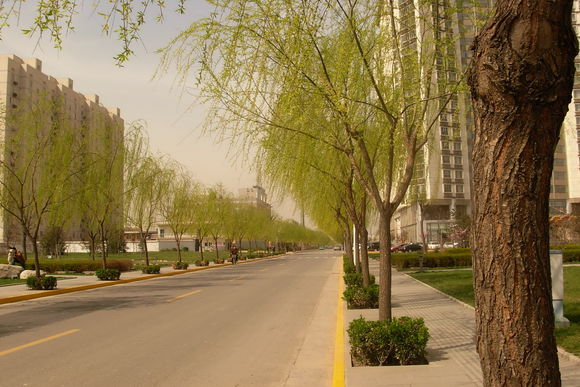
#> input picture datas/road.jpg, 580 x 387 px
$ jupyter execute '3.2图像白平衡.ipynb'   (shell and % lines are left out)   (older library calls are emulated)
#> lines starting #> are read from the running program, lines starting #| are printed output that depends on the picture; after the words box and inside, x2 and y2 are one past the last pixel; in counts of white or black regions, pixels touching at a corner belong together
# 图像白平衡

彩色相机内部有三个CCD电子耦合元件，分别用来感受红绿蓝三中颜色的光线，默认情况下，三个颜色的感光电路信号的放大比例是1:1:1的。在理想的拍摄环境下，纯白色的RGB分量按照1:1:1的比例放大之后，得到的是没有偏色的白色，当在非理想的环境光条件下，白色成像出来的效果会偏向环境光的颜色，而不是纯白色。

相机的自动白平衡就是要通过改变RGB感光电路信号的放大比例，让受环境光影响的白色还原成纯白色，保证在各种光线条件下，成像色彩跟物体真实的色彩保持一致。

常用的一种自动白平衡算法是灰度世界法，它假设对于一副色彩丰富的图像，图像上RGB三个分量的平均值趋于同一个灰度值，一般取这个灰度值的大小为RGB三分量的平均值。

[cell 1]
#coding:utf-8
import numpy as np
import cv2
import matplotlib.pyplot as plt
import pandas as pd
from pandas import DataFrame
from scipy.misc import imread, imresize, imsave

[cell 2]
src = cv2.cvtColor(cv2.imread('../datas/road.jpg'),cv2.COLOR_BGR2RGB)
gray = cv2.cvtColor(src,cv2.COLOR_RGB2GRAY)
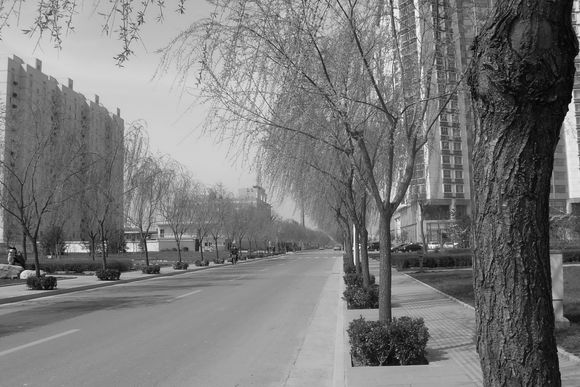
#> gray: shape (387, 580); min 1, max 249, mean 122.1

[cell 3]
def white_blance(src):
    rgb = src.astype(np.float32)
    r = rgb[:,:,0]
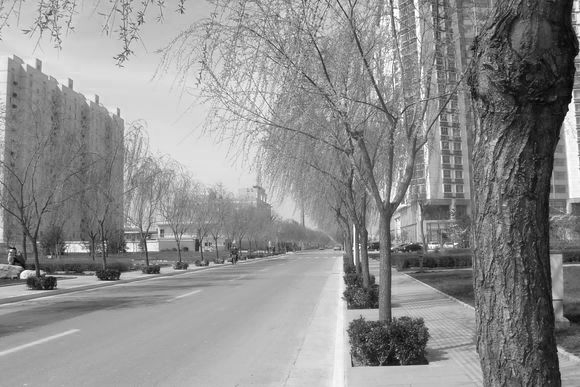
#> r: shape (387, 580) float32; min 0, max 255, mean 142.3
    g = rgb[:,:,1]
    b = rgb[:,:,2]
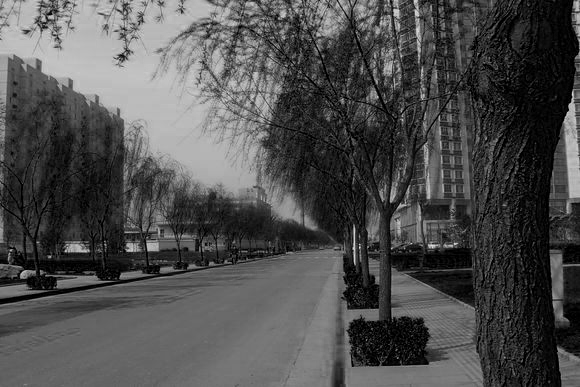
#> b: shape (387, 580) float32; min 0, max 225, mean 78.4

    mean_r,mean_g,mean_b = np.mean(r),np.mean(g),np.mean(b)
#> mean_r = 142.3; mean_g = 120.3; mean_b = 78.36

    eps = 1.0e-6
    # 调整RGB分量增益
    sum_rgb = mean_r + mean_g + mean_b
#> sum_rgb = 341
    kr = sum_rgb / (3 * mean_r + eps)
#> kr = 0.799
    kg = sum_rgb / (3 * mean_g + eps)
#> kg = 0.945
    kb = sum_rgb / (3 * mean_b + eps)
#> kb = 1.45

    dst = np.zeros_like(rgb)
    dst[:,:,0] = r * kr
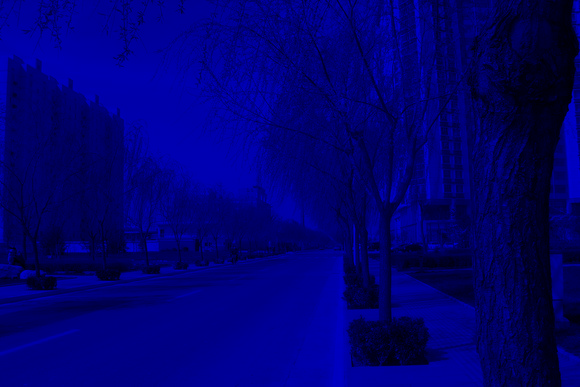
#> dst: shape (387, 580, 3) float32; mean of channels 0, 1, 2 113.6, 0, 0; drawn as B, G, R
    dst[:,:,1] = g * kg
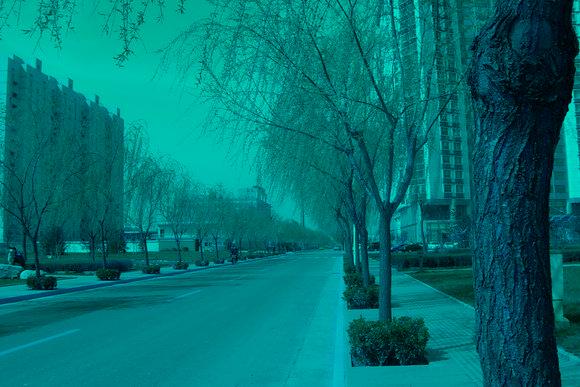
#> dst: shape (387, 580, 3) float32; mean of channels 0, 1, 2 113.6, 113.7, 0; drawn as B, G, R
    dst[:,:,2] = b * kb
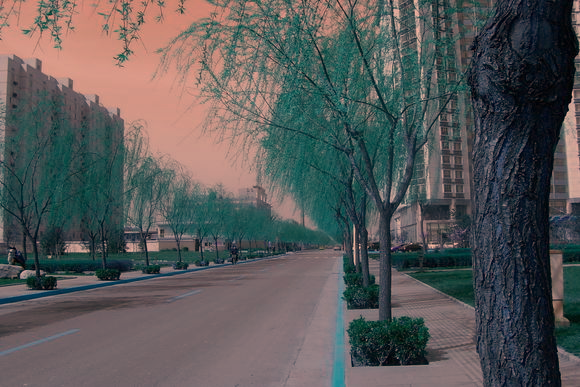
#> dst: shape (387, 580, 3) float32; mean of channels 0, 1, 2 113.6, 113.7, 113.7; drawn with min black and max white
    dst[dst > 255] = 255
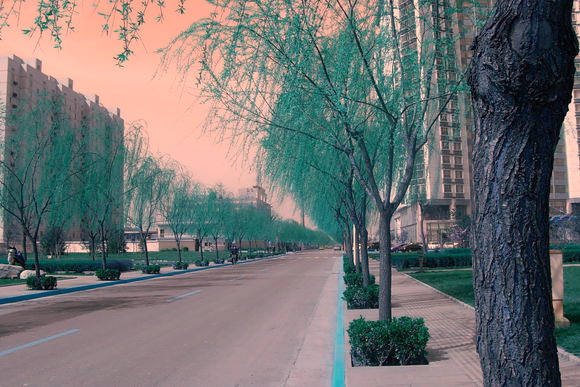
#> dst: shape (387, 580, 3) float32; 8.41% of pixels changed, all inside (x1, y1, x2, y2) = (0, 0, 580, 275); drawn as B, G, R
    dst = cv2.convertScaleAbs(dst)
    return dst

[cell 4]
dst = white_blance(src)

[cell 5]
plt.subplot(121)
plt.imshow(src)
plt.title('SRC')
plt.subplot(122)
plt.imshow(dst)
plt.title('White Balance')

$ run again, with datas/animal.jpg copied over datas/road.jpg
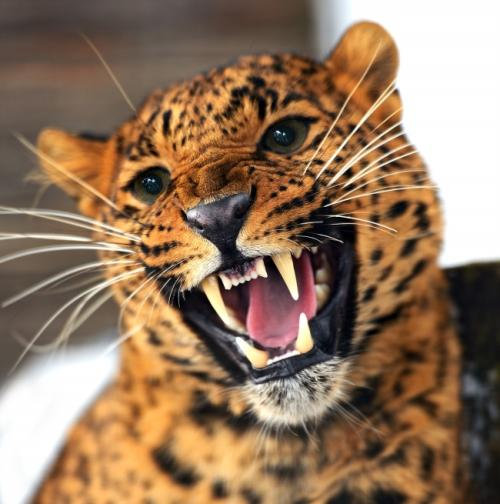
#> input picture datas/animal.jpg, 500 x 504 px
#> in white_blance, `b = rgb[:,:,2]`:
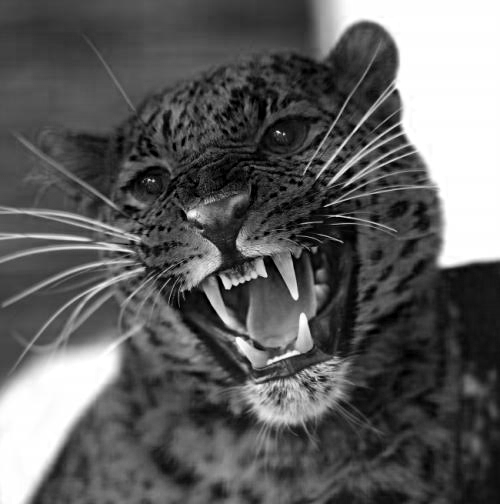
#> b: shape (504, 500) float32; min 0, max 255, mean 95.3
#> mean_r = 147.5; mean_g = 119.5; mean_b = 95.33
#> sum_rgb = 362.4
#> kr = 0.819
#> kg = 1.01
#> kb = 1.27
#> in white_blance, `dst[dst > 255] = 255`:
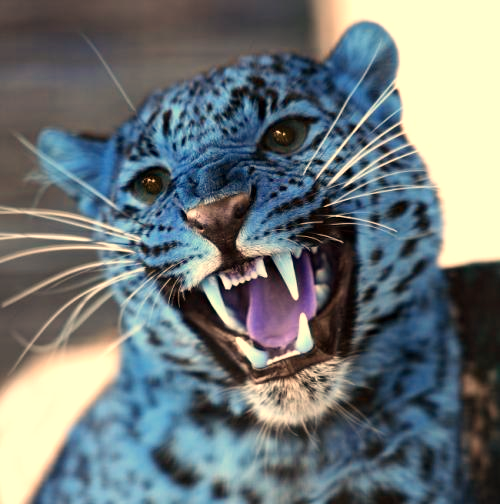
#> dst: shape (504, 500, 3) float32; mean of channels 0, 1, 2 120.8, 120.6, 112.2; drawn as B, G, R

$ run again, with datas/animal1.jpg copied over datas/road.jpg
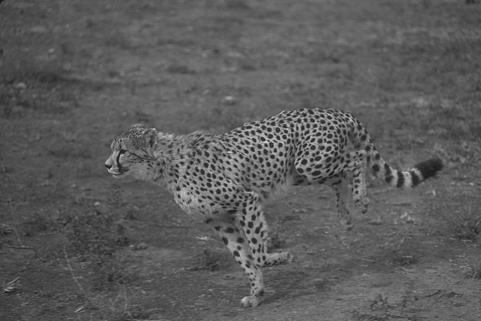
#> input picture datas/animal1.jpg, 481 x 321 px
#> src is the input picture: shape (321, 481, 3); min 13, max 220, mean 91.1
#> mean_r = 91.14
#> sum_rgb = 273.4
#> kr = 1
#> in white_blance, `dst[:,:,1] = g * kg`:
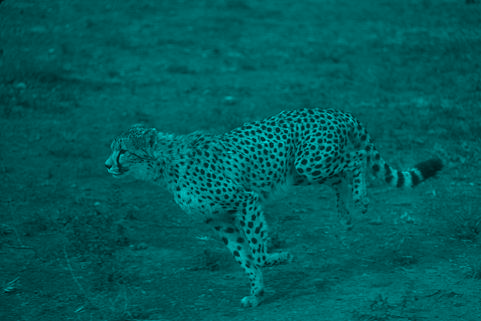
#> dst: shape (321, 481, 3) float32; mean of channels 0, 1, 2 91.1, 91.1, 0; drawn as B, G, R
#> `[cell 5] plt.subplot(121) plt.imshow(src) plt.title('SRC') plt.subplot..`:
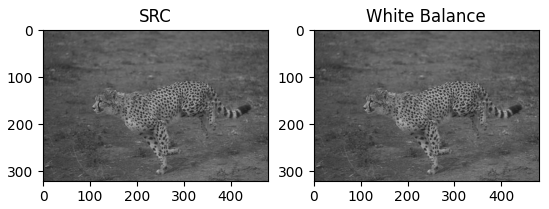
#> figure drawn by matplotlib, 2 panels
